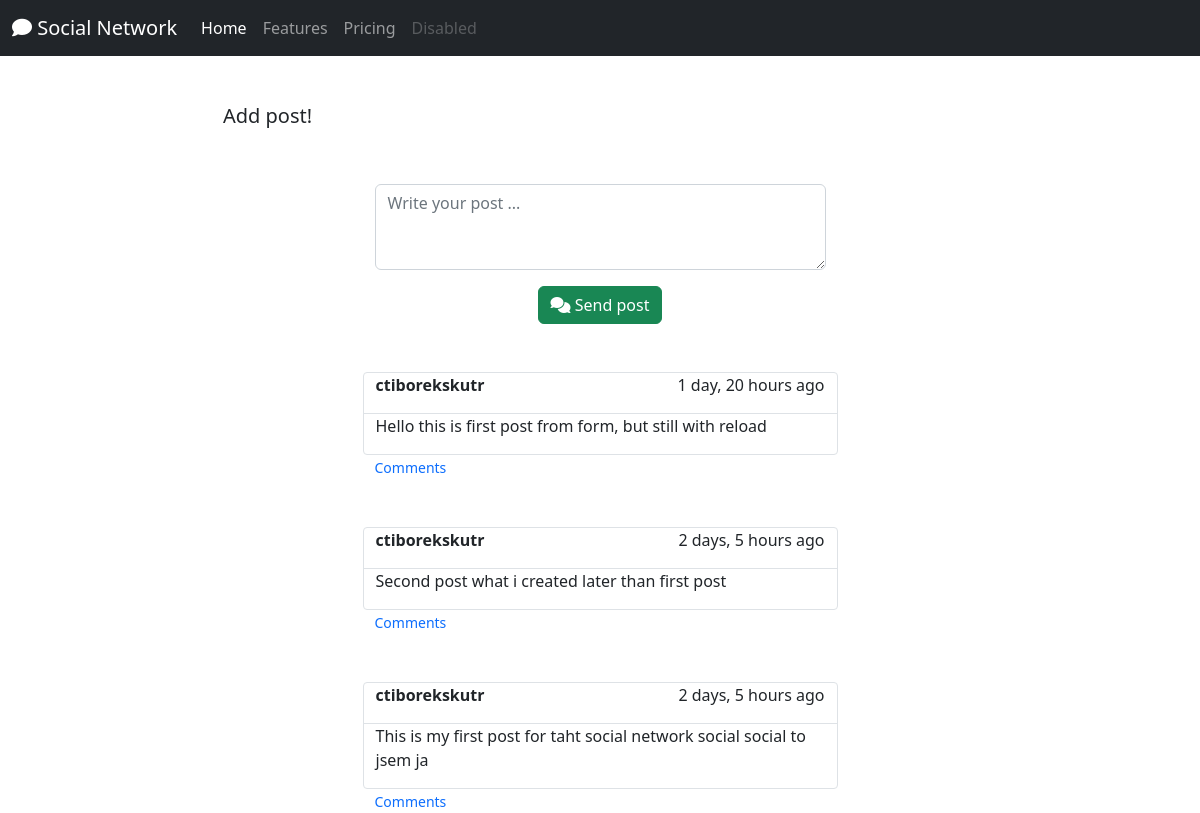
Page /social/ on the earlier database version.
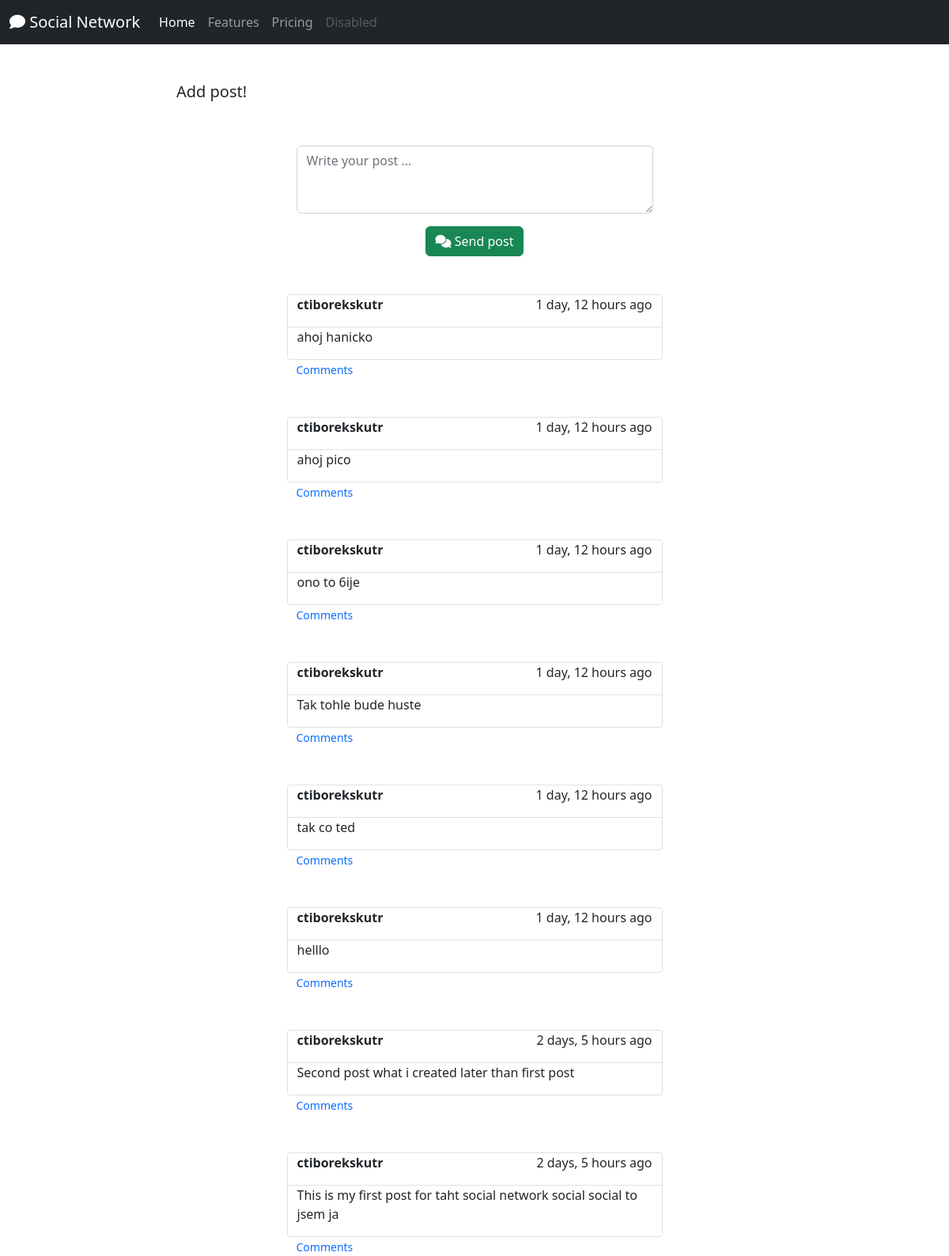
Same page on the later database version.
### social/models.py (models this page shows)
class Post(models.Model):
    body = models.TextField()
    created_on = models.DateTimeField(default=timezone.now)
    author = models.ForeignKey(User, on_delete=models.CASCADE)

### social/views.py (the view, shortened to what this page needs)
# urls.py: path("", PostListView.as_view(), name='post-list'),
class PostListView(View):
    def get(self, request, *args, **kwargs):
        posts = Post.objects.all().order_by('-created_on')
        comments = Comment.objects.all().order_by('-created_on')
        form = PostForm()
        comment_form = CommentForm()
        context = {
            'post_list': posts,
            'form': form,
            'comments':comments,
            'comment_form':comment_form,
        }
        return render(request, 'social/post_list.html', context)

### social/forms.py
class PostForm(forms.ModelForm):
    body = forms.CharField(
        label='',
        widget = forms.Textarea(attrs={
            'rows':3,
            'placeholder': 'Write your post ...',
            'id': 'body-post-form',
        })
    )
    class Meta:
        model = Post
        fields = ['body']

class CommentForm(forms.ModelForm):
    comment = forms.CharField(
        label='',
        widget = forms.Textarea(attrs={
            'rows':2,
            'placeholder': 'Write your comment ...'
        })
    )
    class Meta:
        model = Comment
        fields = ['comment']

### social/templates/social/post_list.html (shortened to what this page needs)
{% extends 'landing/base.html' %}
{% load crispy_forms_tags %}
{% block content %}
<div class="container">
<div class="row mt-5">
    <div class="col-md-5 col-sm-6 text-center">
        <h5>Add post!</h5>
    </div>
</div>
<div class="row justify-content-center mt-5">
    <div class="col-md-5 col-sm-12 text-center">
        <form action="" method="post" id="add-post-form">
            {{ form | crispy }}
            <div class="">
                <button class="btn btn-success mt-3"><i class="fa-solid fa-comments"></i> Send post</button>
            </div>
        </form>
    </div>
</div>
<div class="post-list">
    {% for post in post_list%}
<div class="row justify-content-center mt-5">
<div class="col-md-5 col-sm-12 text-start border-bottom position-relative border rounded-1">
    <div class="row border-bottom">
        <div class="col-6 text-start">
        <p><strong>{{post.author}}</strong></p></div>
        <div class="col-6 text-end">
         {{post.created_on | timesince}} ago
    </div>
    </div>
        <p>{{post.body}}</p>
    </div>
</div>
<div class="row justify-content-center">
    <div class="col-md-5 col-sm-12 text-start">
        <div class="reply"><small><a class="text-decoration-none" data-bs-toggle="collapse" href="#collapseExample-{{post.id}}" role="button" aria-expanded="false" aria-controls="collapseExample">
            Comments
          </a></small>
             </div>
    </div>
</div>
{% endfor %}
</div>
</div>
{% endblock %}

### landing/templates/landing/base.html (shortened to what this page needs)
<!doctype html>
<html lang="en">
  <head>
    {% load static %}
    <link href="https://cdn.jsdelivr.net/npm/bootstrap@5.2.3/dist/css/bootstrap.min.css" rel="stylesheet">
  </head>
  <body>
    {% include 'landing/navbar.html' %}
    {% block content %}
    {% endblock %}
  </body>
</html>

### landing/templates/landing/navbar.html (shortened to what this page needs)
<nav class="navbar navbar-expand-lg navbar-dark bg-dark">
    <div class="container-fluid">
      <a class="navbar-brand"
      {% if user.is_authenticated %}
      href="{% url 'post-list' %}"
      {% else %}
      href="{% url 'index' %}"
      {% endif %}
      ><i class="fa-solid fa-comment"></i> Social Network</a>
      <div class="collapse navbar-collapse" id="navbarNavAltMarkup">
        <div class="navbar-nav">
          <a class="nav-link active" aria-current="page" href="#">Home</a>
          <a class="nav-link" href="#">Features</a>
          <a class="nav-link" href="#">Pricing</a>
          <a class="nav-link disabled">Disabled</a>
        </div>
      </div>
    </div>
  </nav>

Differences in the rows shown:
removed Post: author "ctiborekskutr", created_on "1 day, 20 hours", body "Hello this is first post from form, but still with reload"
added Post: author "ctiborekskutr", created_on "1 day, 12 hours", body "ahoj hanicko"
added Post: author "ctiborekskutr", created_on "1 day, 12 hours", body "ahoj pico"
added Post: author "ctiborekskutr", created_on "1 day, 12 hours", body "ono to 6ije"
added Post: author "ctiborekskutr", created_on "1 day, 12 hours", body "Tak tohle bude huste"
added Post: author "ctiborekskutr", created_on "1 day, 12 hours", body "tak co ted"
added Post: author "ctiborekskutr", created_on "1 day, 12 hours", body "helllo"
